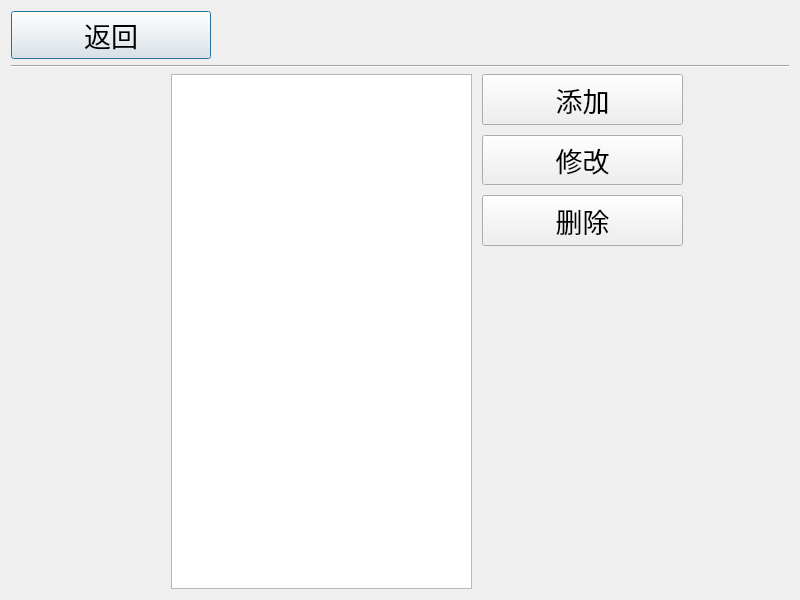
<?xml version="1.0" encoding="UTF-8"?>
<ui version="4.0">
 <class>DepartManage</class>
 <widget class="QDialog" name="DepartManage">
  <property name="geometry">
   <rect>
    <x>0</x>
    <y>0</y>
    <width>800</width>
    <height>600</height>
   </rect>
  </property>
  <property name="font">
   <font>
    <pointsize>21</pointsize>
   </font>
  </property>
  <property name="windowTitle">
   <string>Dialog</string>
  </property>
  <property name="autoFillBackground">
   <bool>true</bool>
  </property>
  <property name="styleSheet">
   <string notr="true">color:rgb(0, 0, 0)</string>
  </property>
  <layout class="QGridLayout" name="gridLayout_3" columnstretch="3,10,0">
   <item row="0" column="0" colspan="3">
    <layout class="QGridLayout" name="gridLayout" columnminimumwidth="200,0">
     <item row="0" column="1">
      <spacer name="horizontalSpacer_3">
       <property name="orientation">
        <enum>Qt::Horizontal</enum>
       </property>
       <property name="sizeHint" stdset="0">
        <size>
         <width>528</width>
         <height>20</height>
        </size>
       </property>
      </spacer>
     </item>
     <item row="0" column="0">
      <widget class="QPushButton" name="btnBack">
       <property name="sizePolicy">
        <sizepolicy hsizetype="Preferred" vsizetype="Preferred">
         <horstretch>0</horstretch>
         <verstretch>0</verstretch>
        </sizepolicy>
       </property>
       <property name="font">
        <font>
         <pointsize>20</pointsize>
        </font>
       </property>
       <property name="text">
        <string>返回</string>
       </property>
       <property name="icon">
        <iconset resource="ikembx00.qrc">
         <normaloff>:/image/jtbq_022.ico</normaloff>:/image/jtbq_022.ico</iconset>
       </property>
       <property name="iconSize">
        <size>
         <width>40</width>
         <height>40</height>
        </size>
       </property>
      </widget>
     </item>
    </layout>
   </item>
   <item row="1" column="0" colspan="3">
    <widget class="Line" name="line">
     <property name="orientation">
      <enum>Qt::Horizontal</enum>
     </property>
    </widget>
   </item>
   <item row="2" column="0">
    <spacer name="horizontalSpacer_4">
     <property name="orientation">
      <enum>Qt::Horizontal</enum>
     </property>
     <property name="sizeHint" stdset="0">
      <size>
       <width>151</width>
       <height>88</height>
      </size>
     </property>
    </spacer>
   </item>
   <item row="2" column="1">
    <layout class="QGridLayout" name="gridLayout_2" rowstretch="5,10" columnstretch="3,2">
     <property name="horizontalSpacing">
      <number>10</number>
     </property>
     <property name="verticalSpacing">
      <number>3</number>
     </property>
     <property name="bottomMargin">
      <number>0</number>
     </property>
     <item row="0" column="1">
      <layout class="QVBoxLayout" name="verticalLayout">
       <property name="spacing">
        <number>10</number>
       </property>
       <item>
        <widget class="QPushButton" name="btnAdd">
         <property name="sizePolicy">
          <sizepolicy hsizetype="Preferred" vsizetype="Preferred">
           <horstretch>0</horstretch>
           <verstretch>0</verstretch>
          </sizepolicy>
         </property>
         <property name="font">
          <font>
           <pointsize>20</pointsize>
          </font>
         </property>
         <property name="text">
          <string>添加</string>
         </property>
         <property name="icon">
          <iconset resource="ikembx00.qrc">
           <normaloff>:/image/XP系统~21.ICO</normaloff>:/image/XP系统~21.ICO</iconset>
         </property>
         <property name="iconSize">
          <size>
           <width>35</width>
           <height>35</height>
          </size>
         </property>
        </widget>
       </item>
       <item>
        <widget class="QPushButton" name="btnEdit">
         <property name="sizePolicy">
          <sizepolicy hsizetype="Preferred" vsizetype="Preferred">
           <horstretch>0</horstretch>
           <verstretch>0</verstretch>
          </sizepolicy>
         </property>
         <property name="font">
          <font>
           <pointsize>20</pointsize>
          </font>
         </property>
         <property name="text">
          <string>修改</string>
         </property>
         <property name="icon">
          <iconset resource="ikembx00.qrc">
           <normaloff>:/image/edit.ico</normaloff>:/image/edit.ico</iconset>
         </property>
         <property name="iconSize">
          <size>
           <width>35</width>
           <height>35</height>
          </size>
         </property>
        </widget>
       </item>
       <item>
        <widget class="QPushButton" name="btnDelete">
         <property name="sizePolicy">
          <sizepolicy hsizetype="Preferred" vsizetype="Preferred">
           <horstretch>0</horstretch>
           <verstretch>0</verstretch>
          </sizepolicy>
         </property>
         <property name="font">
          <font>
           <pointsize>20</pointsize>
          </font>
         </property>
         <property name="text">
          <string>删除</string>
         </property>
         <property name="icon">
          <iconset resource="ikembx00.qrc">
           <normaloff>:/image/XP系统~24.ICO</normaloff>:/image/XP系统~24.ICO</iconset>
         </property>
         <property name="iconSize">
          <size>
           <width>35</width>
           <height>35</height>
          </size>
         </property>
        </widget>
       </item>
      </layout>
     </item>
     <item row="1" column="1">
      <spacer name="verticalSpacer">
       <property name="orientation">
        <enum>Qt::Vertical</enum>
       </property>
       <property name="sizeHint" stdset="0">
        <size>
         <width>102</width>
         <height>258</height>
        </size>
       </property>
      </spacer>
     </item>
     <item row="0" column="0" rowspan="2">
      <widget class="QTableView" name="tbvDepart">
       <property name="font">
        <font>
         <pointsize>18</pointsize>
        </font>
       </property>
       <property name="editTriggers">
        <set>QAbstractItemView::NoEditTriggers</set>
       </property>
       <property name="showGrid">
        <bool>false</bool>
       </property>
       <attribute name="horizontalHeaderVisible">
        <bool>false</bool>
       </attribute>
       <attribute name="horizontalHeaderDefaultSectionSize">
        <number>35</number>
       </attribute>
       <attribute name="horizontalHeaderMinimumSectionSize">
        <number>35</number>
       </attribute>
       <attribute name="horizontalHeaderStretchLastSection">
        <bool>true</bool>
       </attribute>
       <attribute name="verticalHeaderVisible">
        <bool>false</bool>
       </attribute>
      </widget>
     </item>
    </layout>
   </item>
   <item row="2" column="2">
    <spacer name="horizontalSpacer">
     <property name="orientation">
      <enum>Qt::Horizontal</enum>
     </property>
     <property name="sizeHint" stdset="0">
      <size>
       <width>100</width>
       <height>151</height>
      </size>
     </property>
    </spacer>
   </item>
  </layout>
 </widget>
 <tabstops>
  <tabstop>btnAdd</tabstop>
  <tabstop>btnEdit</tabstop>
  <tabstop>btnDelete</tabstop>
  <tabstop>btnBack</tabstop>
 </tabstops>
 <resources>
  <include location="ikembx00.qrc"/>
 </resources>
 <connections/>
</ui>
